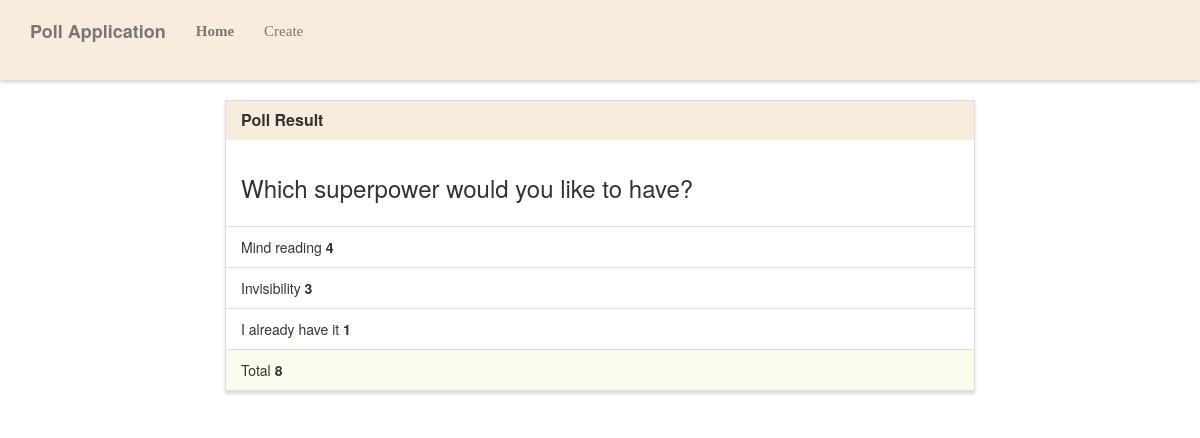
Page /results/6/ on the committed database.
### poll/models.py (models this page shows, shortened)
class Poll(models.Model):
    question=models.TextField()
    option_one=models.CharField(max_length=20,null=True, blank=True)
    option_two=models.CharField(max_length=20,null=True, blank=True)
    option_three=models.CharField(max_length=20,null=True, blank=True)
    count_op1=models.IntegerField(default=0, null=True, blank=True)
    count_op2=models.IntegerField(default=0, null=True, blank=True)
    count_op3=models.IntegerField(default=0, null=True, blank=True)
    def total(self):
        return self.count_op1 + self.count_op2 + self.count_op3

### poll/views.py (the view)
# urls.py: path('results/<int:poll_id>/',results)
def results(request,poll_id):
    polls = Poll.objects.get(pk=poll_id)
    return render(request,"results.html",{'polls':polls})

### poll/templates/results.html (shortened to what this page needs)
{% extends "base.html" %}
{% block main %}
<div class="row">
    <div class="col-lg-8 col-lg-offset-2">
        <div class="panel panel-default">
            <div class="panel-heading">
                <h3 class="panel-title">Poll Result</h3>
            </div>
            <div class="panel-body">
                <h3>{{ polls.question }}</h3>
            </div>
            <ul class="list-group">
                <li class="list-group-item">{{ polls.option_one }} <strong>{{ polls.count_op1 }}</strong></li>
                <li class="list-group-item">{{ polls.option_two }} <strong>{{ polls.count_op2 }}</strong></li>
                <li class="list-group-item">{{ polls.option_three }} <strong>{{ polls.count_op3 }}</strong></li>
            </ul>
            <div class="panel-footer">
                Total  <strong>{{ polls.total }}</strong>
            </div>
        </div>
    </div>
</div>
{% endblock %}

### poll/templates/base.html (style rules this page uses)
.navbar-default, .btn, .form-control, .panel { border-radius: 0; }
.panel-default > .panel-heading { background-color: rgba(245, 227, 201, 0.651); border-color: rgba(245, 245, 220, .6); border-top-left-radius: 0; border-top-right-radius: 0; }
.panel-footer { background-color: rgba(245, 245, 220, .5); border-color: rgba(245, 245, 220, .4); }
.panel { box-shadow: 0px 3px 3px 0px #ddd; }
a.navbar-brand, .panel-title { font-weight: bolder; }

### rows in the picture
Poll: question "Which superpower would you like to have?", option_one "Mind reading", count_op1 "4", option_two "Invisibility", count_op2 "3", option_three "I already have it", count_op3 "1", total "8"
